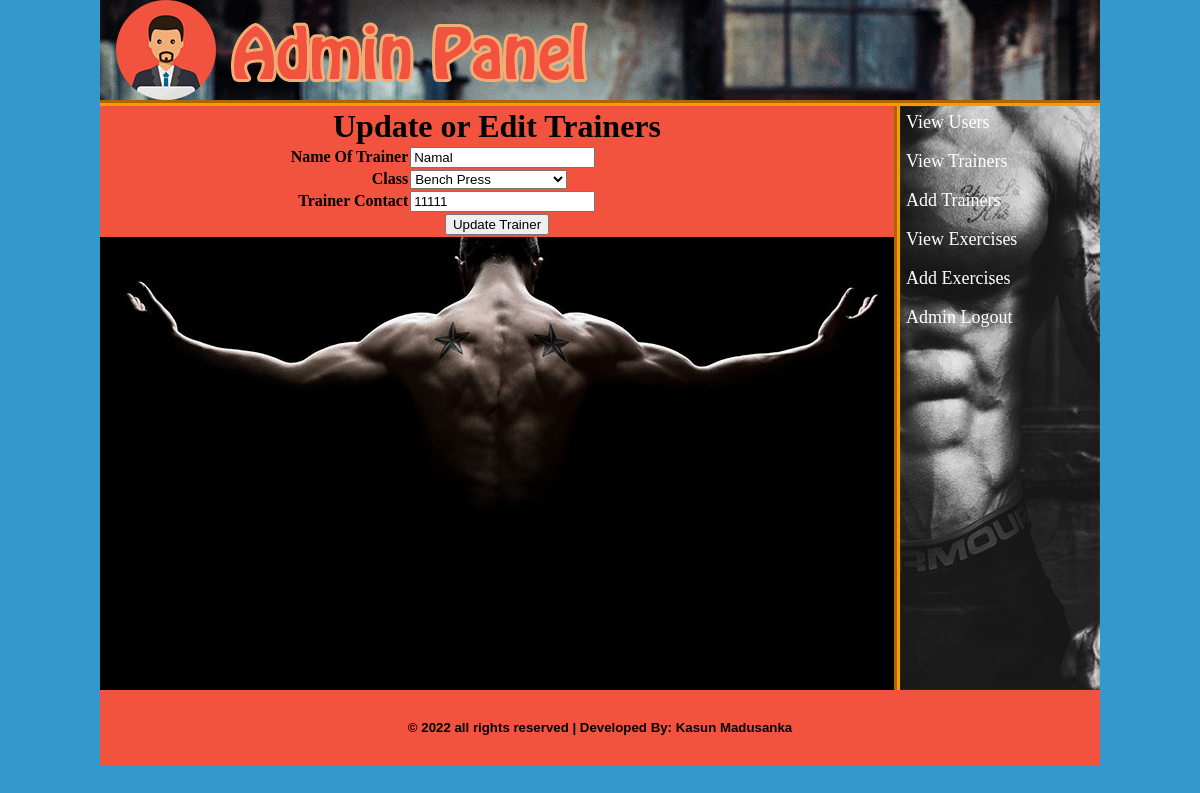
/admin/index.php?edit_tran=2 (signed in), run on the app's committed database.
### tables this page shows
CREATE TABLE `trainer` (
  `tran_id` int(10) NOT NULL,
  `tran_name` varchar(20) NOT NULL,
  `tran_class` varchar(30) NOT NULL,
  `tran_contact` varchar(20) NOT NULL
);

### admin/edit_tran.php (the view, shortened to what this page needs)
<?php
include ("includes/db.php");
if (isset($_GET['edit_tran'])) {
	$edit_tran_id=$_GET['edit_tran'];
	$sel_tran="SELECT * FROM trainer WHERE tran_id='$edit_tran_id'";
	$run_tran=mysqli_query($con, $sel_tran);
	$row_tran=mysqli_fetch_array($run_tran);
	$tran_name=$row_tran['tran_name'];
	$tran_class=$row_tran['tran_class'];
	$tran_contact=$row_tran['tran_contact'];
}
?>
<html>
<head>
</head>
<body bgcolor="#999999">
	<form method="post" action="" enctype="multipart/form-data">
		<table width="794px" align="center" border="1" bgcolor="#f1533e">
			<tr>
				<td colspan="2" align="center"><h1>Update or Edit Trainers</h1></td>
			</tr>
			<tr>
				<td align="right"><b>Name Of Trainer</b></td>
				<td><input type="text" name="trainer_name" value="<?php echo $tran_name; ?>"></td>
			</tr>
			<tr>
				<td align="right"><b>Class</b></td>
				<td>
					<select name="trainer_class">
						<option><?php echo $tran_class; ?></option>
					</select>
				</td>
			</tr>
			<tr>
				<td align="right"><b>Trainer Contact</b></td>
				<td><input type="text" name="trainer_contact" value="<?php echo $tran_contact; ?>"></td>
			</tr>
			<tr>
				<td colspan="2" align="center"><input type="submit" name="update_trainer" value="Update Trainer"></td>
			</tr>
		</table>
	</form>
</body>
</html>

### admin/styles/style.css (style rules this page uses)
html, body, div, span, applet, object, iframe, h1, h2, h3, h4, h5, h6, p, blockquote, pre, a, abbr, acronym, address, big, cite, code, del, dfn, em, img, ins, kbd, q, s, samp, small, strike, strong, sub, sup, tt, var, b, u, i, center, dl, dt, dd, ol, ul, li, fieldset, form, label, legend, table, caption, tbody, tfoot, thead, tr, th, td, article, aside, canvas, details, embed, figure, figcaption, footer, header, hgroup, menu, nav, output, ruby, section, summary, time, mark, audio, video { margin: 0; padding: 0; border: 0; vertical-align: baseline; }
body { background-color: #39C; background-repeat: no-repeat; }

### data on the page
trainer: trainer_name "Namal", trainer_class "Bench Press", trainer_contact "11111"
